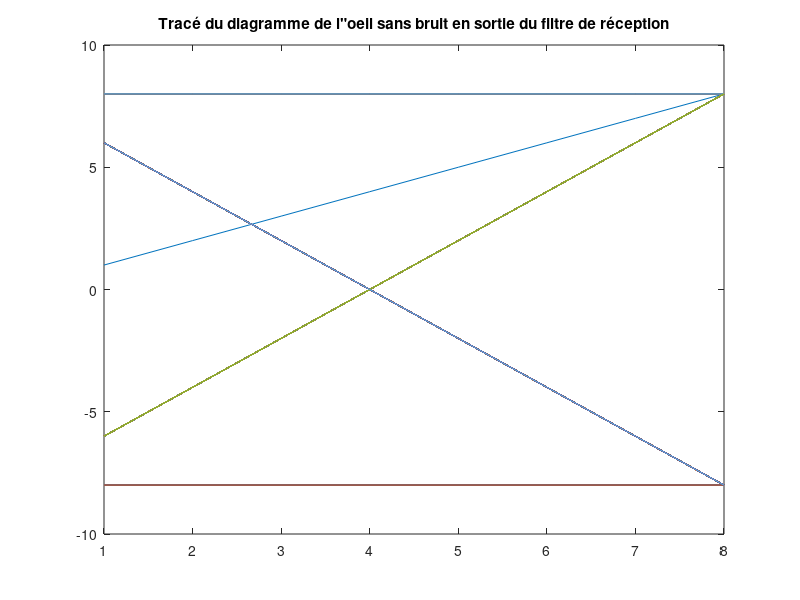
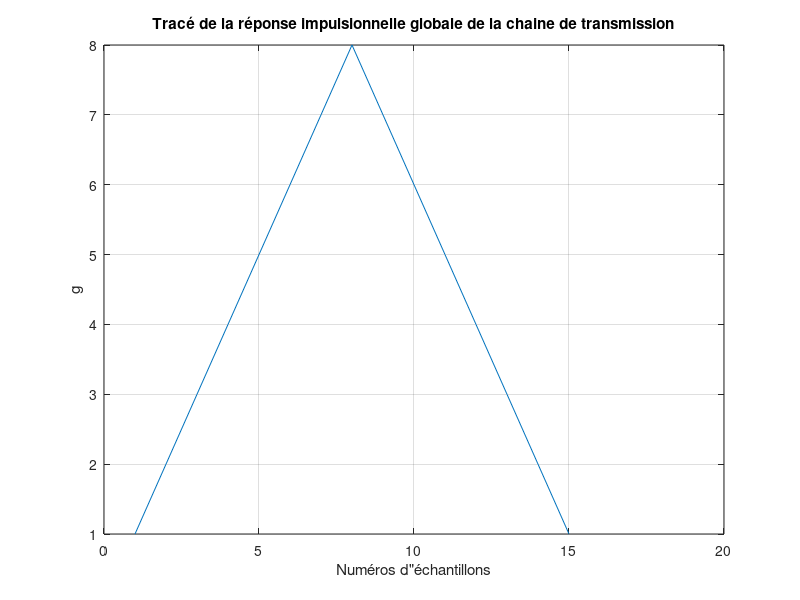

Source code (MATLAB) for these figures, in order:

clear all
close all

%% %%%%%%%%%%%%%%%%%%%%%%%%%%%%%%%%%%%%%%%%%%%%%%%%%%%%%%%%%%%%%%%%%%%%%%%%%
%PARAMETRES GENERAUX 
%%%%%%%%%%%%%%%%%%%%%%%%%%%%%%%%%%%%%%%%%%%%%%%%%%%%%%%%%%%%%%%%%%%%%%%%%%%
Fe=24000;       %Fréquence d'échantillonnage
Te=1/Fe;        %Période d'échantillonnage
Rb=3000;        %Débit binaire souhaité
N=1000;         %Nombre de bits générés

M= 2;         %Ordre de la modulation :           A COMPLETER
Rs=Rb/log2(M);                %Débit symbole                  : A COMPLETER
Ns=Fe/Rs;                %Facteur de suréchantillonnage  : A COMPLETER

%% %%%%%%%%%%%%%%%%%%%%%%%%%%%%%%%%%%%%%%%%%%%%%%%%%%%%%%%%%%%%%%%%%%%%%%%%%
%GENERATION DE L'INFORMATION BINAIRE
%%%%%%%%%%%%%%%%%%%%%%%%%%%%%%%%%%%%%%%%%%%%%%%%%%%%%%%%%%%%%%%%%%%%%%%%%%%
bits=randi([0,1],1,N);

%% %%%%%%%%%%%%%%%%%%%%%%%%%%%%%%%%%%%%%%%%%%%%%%%%%%%%%%%%%%%%%%%%%%%%%%%%%
%MAPPING
%%%%%%%%%%%%%%%%%%%%%%%%%%%%%%%%%%%%%%%%%%%%%%%%%%%%%%%%%%%%%%%%%%%%%%%%%%%
symboles= 2*bits-1;     % A COMPLETER

%% %%%%%%%%%%%%%%%%%%%%%%%%%%%%%%%%%%%%%%%%%%%%%%%%%%%%%%%%%%%%%%%%%%%%%%%%%
%SURECHANTILLONNAGE
%%%%%%%%%%%%%%%%%%%%%%%%%%%%%%%%%%%%%%%%%%%%%%%%%%%%%%%%%%%%%%%%%%%%%%%%%%%
somme_Diracs_ponderes=kron(symboles,[1 zeros(1,Ns-1)]);

%% %%%%%%%%%%%%%%%%%%%%%%%%%%%%%%%%%%%%%%%%%%%%%%%%%%%%%%%%%%%%%%%%%%%%%%%%%
%FILTRAGE DE MISE EN FORME
%%%%%%%%%%%%%%%%%%%%%%%%%%%%%%%%%%%%%%%%%%%%%%%%%%%%%%%%%%%%%%%%%%%%%%%%%%%
%Génération de la réponse impulsionnelle du filtre de mise en forme
h= ones(1,Ns);             % A COMPLETER 
%Filtrage de mise en forme
Signal_emis=filter(h,1,somme_Diracs_ponderes);

%% %%%%%%%%%%%%%%%%%%%%%%%%%%%%%%%%%%%%%%%%%%%%%%%%%%%%%%%%%%%%%%%%%%%%%%%%%
%PAS DE CANAL DE PROPAGATION
%%%%%%%%%%%%%%%%%%%%%%%%%%%%%%%%%%%%%%%%%%%%%%%%%%%%%%%%%%%%%%%%%%%%%%%%%%%
Signal_recu=Signal_emis;

%% %%%%%%%%%%%%%%%%%%%%%%%%%%%%%%%%%%%%%%%%%%%%%%%%%%%%%%%%%%%%%%%%%%%%%%%%%
%FILTRAGE DE RECEPTION
%%%%%%%%%%%%%%%%%%%%%%%%%%%%%%%%%%%%%%%%%%%%%%%%%%%%%%%%%%%%%%%%%%%%%%%%%%%
%Réponse impulsionnelle du filtre de réception
hr= h;             % A COMPLETER  
%Filtrage de réception
Signal_recu_filtre=filter(hr,1,Signal_recu);

%% %%%%%%%%%%%%%%%%%%%%%%%%%%%%%%%%%%%%%%%%%%%%%%%%%%%%%%%%%%%%%%%%%%%%%%%%%
%DIAGRAMME DE L'OEIL EN SORTIE DU FILTRE DE RECEPTION SANS BRUIT
%%%%%%%%%%%%%%%%%%%%%%%%%%%%%%%%%%%%%%%%%%%%%%%%%%%%%%%%%%%%%%%%%%%%%%%%%%%
oeil=reshape(Signal_recu_filtre,Ns,length(Signal_recu_filtre)/Ns);
figure
plot(oeil)
title('Tracé du diagramme de l"oeil sans bruit en sortie du filtre de réception')

%% %%%%%%%%%%%%%%%%%%%%%%%%%%%%%%%%%%%%%%%%%%%%%%%%%%%%%%%%%%%%%%%%%%%%%%%%%
%TRACE DE LA REPONSE IMPULSIONNELLE GLOBALE DE LA CHAINE DE TRANSMISSION
%%%%%%%%%%%%%%%%%%%%%%%%%%%%%%%%%%%%%%%%%%%%%%%%%%%%%%%%%%%%%%%%%%%%%%%%%%%
g=conv(h,hr);     % A COMPLETER 
figure
plot(g)
ylabel('g')
xlabel('Numéros d"échantillons')
grid
title('Tracé de la réponse impulsionnelle globale de la chaine de transmission')

%% %%%%%%%%%%%%%%%%%%%%%%%%%%%%%%%%%%%%%%%%%%%%%%%%%%%%%%%%%%%%%%%%%%%%%%%%%
%ECHANTILLONNAGE AU RYTHME SYMBOLE
%%%%%%%%%%%%%%%%%%%%%%%%%%%%%%%%%%%%%%%%%%%%%%%%%%%%%%%%%%%%%%%%%%%%%%%%%%%
%Choix de n0
n0=Ns;   
%Echantillonnage à n0+mNs
Signal_echantillonne=Signal_recu_filtre(n0:Ns:end);

%% %%%%%%%%%%%%%%%%%%%%%%%%%%%%%%%%%%%%%%%%%%%%%%%%%%%%%%%%%%%%%%%%%%%%%%%%%
%DECISIONS SUR LES SYMBOLES 
%%%%%%%%%%%%%%%%%%%%%%%%%%%%%%%%%%%%%%%%%%%%%%%%%%%%%%%%%%%%%%%%%%%%%%%%%%%
symboles_recus=sign(Signal_echantillonne);  % A COMPLETER 

%% %%%%%%%%%%%%%%%%%%%%%%%%%%%%%%%%%%%%%%%%%%%%%%%%%%%%%%%%%%%%%%%%%%%%%%%%%
%CALCUL DU TAUX D'ERREUR SYMBOLE
%%%%%%%%%%%%%%%%%%%%%%%%%%%%%%%%%%%%%%%%%%%%%%%%%%%%%%%%%%%%%%%%%%%%%%%%%%%
TES=sum(symboles_recus ~= symboles)/length(symboles)            % A COMPLETER 

%% %%%%%%%%%%%%%%%%%%%%%%%%%%%%%%%%%%%%%%%%%%%%%%%%%%%%%%%%%%%%%%%%%%%%%%%%%
%DEMAPPING
%%%%%%%%%%%%%%%%%%%%%%%%%%%%%%%%%%%%%%%%%%%%%%%%%%%%%%%%%%%%%%%%%%%%%%%%%%%
bits_recus=(symboles_recus-1)/2;     % A COMPLETER 

%% %%%%%%%%%%%%%%%%%%%%%%%%%%%%%%%%%%%%%%%%%%%%%%%%%%%%%%%%%%%%%%%%%%%%%%%%%
%CALCUL DU TAUX D'ERREUR BINAIRE
%%%%%%%%%%%%%%%%%%%%%%%%%%%%%%%%%%%%%%%%%%%%%%%%%%%%%%%%%%%%%%%%%%%%%%%%%%%
TEB=sum(bits_recus ~= bits)/length(bits);            % A COMPLETER
